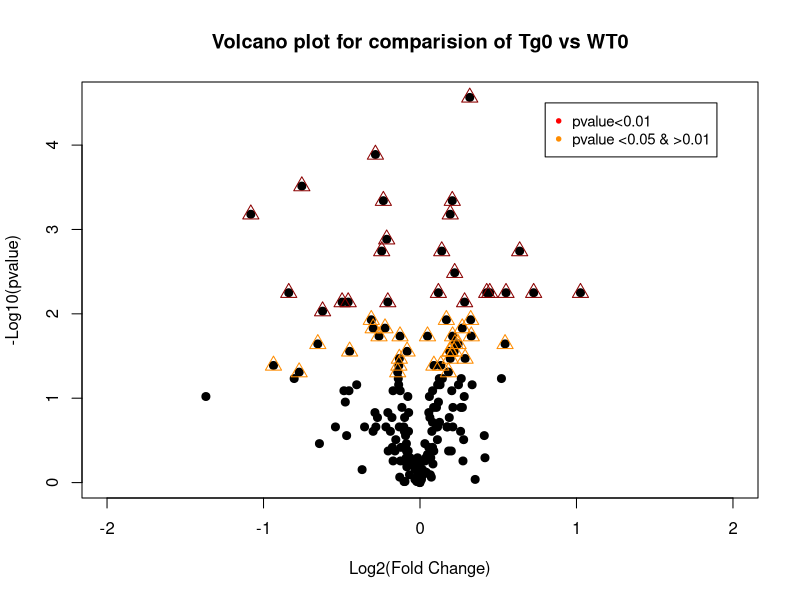

The R script that drew this image: (Note: this script raises an error after producing the figure.)
m=read.csv("Tg0WT0.csv", sep=",")


with(m, plot(log2FC,neglogp, pch=20, main="Volcano plot for comparision of Tg0 vs WT0",xlab="Log2(Fold Change)",ylab="-Log10(pvalue)", cex=1.6, xlim=c(-2,2)))

with(subset(m, pval<.01 ), points(log2FC,neglogp, pch=24,cex=1.6, col="dark red"))
with(subset(m, pval<0.05& pval>.01), points(log2FC,neglogp, pch=24,cex=1.6, col="dark orange"))

legend(0.8,4.5, legend=c("pvalue<0.01", "pvalue <0.05 & >0.01"),
       col=c("red", "dark orange "), pch=20, cex=0.9)

geom_vline(xintercept=c(-0.6, 0.6), col="red") +
  geom_hline(yintercept=-log10(0.05), col="red")


D=c(1:180)


#For coloring only pval
#ggplot
m$fcthre <- "pvalue >0.05"
m$fcthre[m$pval < 0.01& m$pval<0.01] <- "pvalue <0.01"
m$fcthre[m$pval < 0.05& m$pval>0.01 ] <- "pvalue <0.05 & >0.01"

m$labelmet=NA
m$labelmet[m$fcthre == "pvalue <0.01"] <- m$Metabolite[m$fcthre == "pvalue <0.01"]

k=m$Metabolite[m$fcthre == "pvalue <0.05 & >0.01"]
k=c(1:30)
m$labelmet[m$fcthre == "pvalue <0.05 & >0.01"] <- k

png(file="pngnew108.tiff", width=7500, height=7073,res = 340)


library(ggrepel)
# plot adding up all layers we have seen so far
ggplot(data=m, aes(x=log2FC, y=neglogp, col=m$fcthre, label=labelmet) )+
  geom_point(size=6.5) + labs(color = "p-value", face="bold")+
  guides(color = guide_legend(override.aes = list(size = 6.5)))+xlim(-1.5, 1.5)+
  theme_minimal() +
  theme(axis.text.y =element_text(margin = margin(t = 0, r = 10, b = 0, l = 0), face="bold",size=40, color = "black", hjust=2),axis.text.x =element_text(face="bold",size=40,color = "black", vjust=-1,margin = margin(t = 0, r = 0, b = 10, l = 0)),
        axis.line.x = element_line(color="black", size = 1) ,
        axis.line.y = element_line(color="black", size = 1),
    plot.title = element_text(hjust=0.5, vjust=2, face="bold",margin = margin(b = 25), size=50),
    legend.text = element_text(face = "bold",size=28),
    legend.key.width=unit(1,"lines"),
    legend.position=c(0.81,0.99),legend.background = element_blank(),
    legend.box.background = element_rect(colour = "black", linetype = "dashed"),
    legend.justification=c(0, 1), 
    plot.margin = unit(c(1.01, 12, 0.5, 0.5), "line"),
    legend.title = element_text(face = "bold",size=30),
    axis.title.x = element_text(face="bold", size=42,margin = margin(t =14, r = 0, b = 0, l = 0)),
    axis.title.y=element_text(face="bold",size=42,margin = margin(t =0, r = 14, b = 0, l = 0)),
    
  )+
  geom_text_repel(fontface="bold",size=12,max.overlaps = Inf, segment.size = 0.6,seed = 42,box.padding =0.5 ,
                  force = 2,point.padding = unit(1, "lines")
  ) +
  scale_color_manual(values=c(" Red", "slateblue", "black")) +
  geom_vline(xintercept=c(-0.6, 0.6), col="red", size=2) +
  geom_hline(yintercept=-log10(0.05), col="red",size=2)+
  labs(title="Volcano plot for comparision of Tg2576 vs WT", x="Log2(Fold Change)",y="-Log10(pvalue)")

graphics.off()



unit(0.52, "lines")

